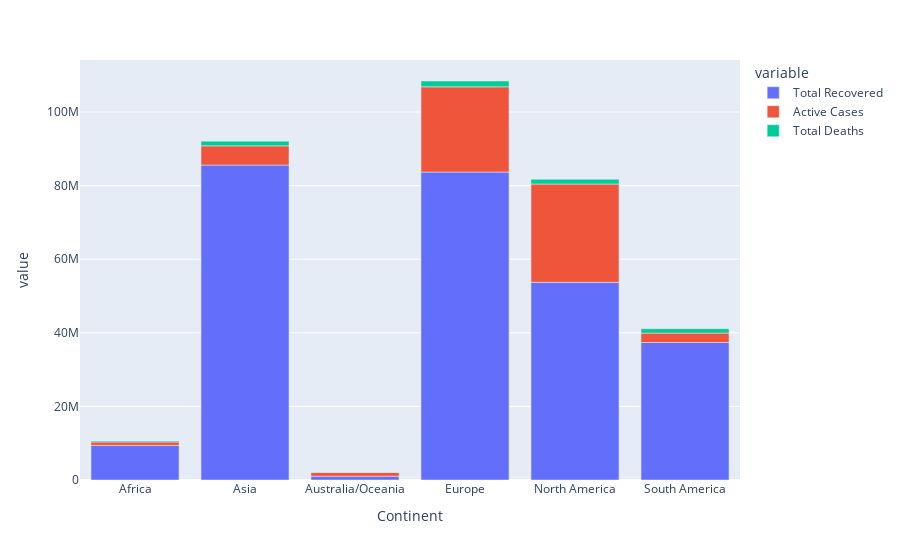

Notebook code for this chart:
### Code cell
fig = px.bar(continent_df, x = continent_df.index, y=["Total Recovered", "Active Cases",
             "Total Deaths"])

fig.show()

### Figure 1 — Plotly figure (JSON) as saved in the notebook; plotly's stock layout.template omitted (floating-point values rounded to 4 significant figures)
{"data": [{"alignmentgroup": "True", "hovertemplate": "variable=Total Recovered<br>Continent=%{x}<br>value=%{y}<extra></extra>", "legendgroup": "Total Recovered", "marker": {"color": "#636efa", "pattern": {"shape": ""}}, "name": "Total Recovered", "offsetgroup": "Total Recovered", "orientation": "v", "showlegend": true, "textposition": "auto", "type": "bar", "x": ["Africa", "Asia", "Australia/Oceania", "Europe", "North America", "South America"], "xaxis": "x", "y": [9394237, 85591550, 1022947, 83686805, 53715880, 37367588], "yaxis": "y"}, {"alignmentgroup": "True", "hovertemplate": "variable=Active Cases<br>Continent=%{x}<br>value=%{y}<extra></extra>", "legendgroup": "Active Cases", "marker": {"color": "#EF553B", "pattern": {"shape": ""}}, "name": "Active Cases", "offsetgroup": "Active Cases", "orientation": "v", "showlegend": true, "textposition": "auto", "type": "bar", "x": ["Africa", "Asia", "Australia/Oceania", "Europe", "North America", "South America"], "xaxis": "x", "y": [941753, 5222936, 1051111, 23166700, 26720151, 2551091], "yaxis": "y"}, {"alignmentgroup": "True", "hovertemplate": "variable=Total Deaths<br>Continent=%{x}<br>value=%{y}<extra></extra>", "legendgroup": "Total Deaths", "marker": {"color": "#00cc96", "pattern": {"shape": ""}}, "name": "Total Deaths", "offsetgroup": "Total Deaths", "orientation": "v", "showlegend": true, "textposition": "auto", "type": "bar", "x": ["Africa", "Asia", "Australia/Oceania", "Europe", "North America", "South America"], "xaxis": "x", "y": [235530, 1269885, 5163, 1582831, 1284420, 1201003], "yaxis": "y"}], "layout": {"barmode": "relative", "legend": {"title": {"text": "variable"}, "tracegroupgap": 0}, "margin": {"t": 60}, "xaxis": {"anchor": "y", "domain": [0, 1], "title": {"text": "Continent"}}, "yaxis": {"anchor": "x", "domain": [0, 1], "title": {"text": "value"}}}}
